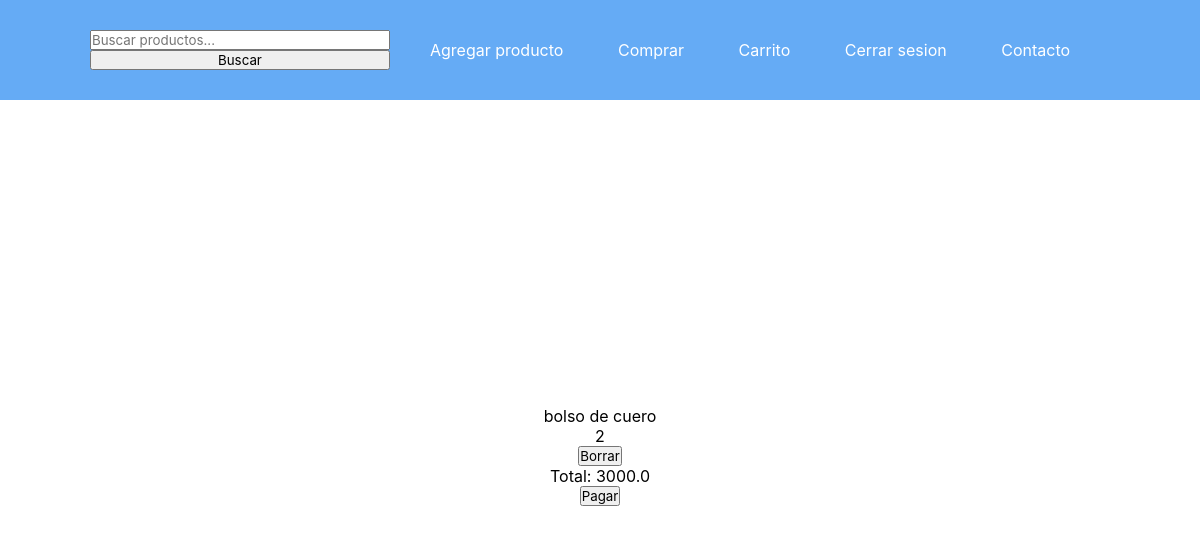
The app's page /cart/ (signed in), older data.
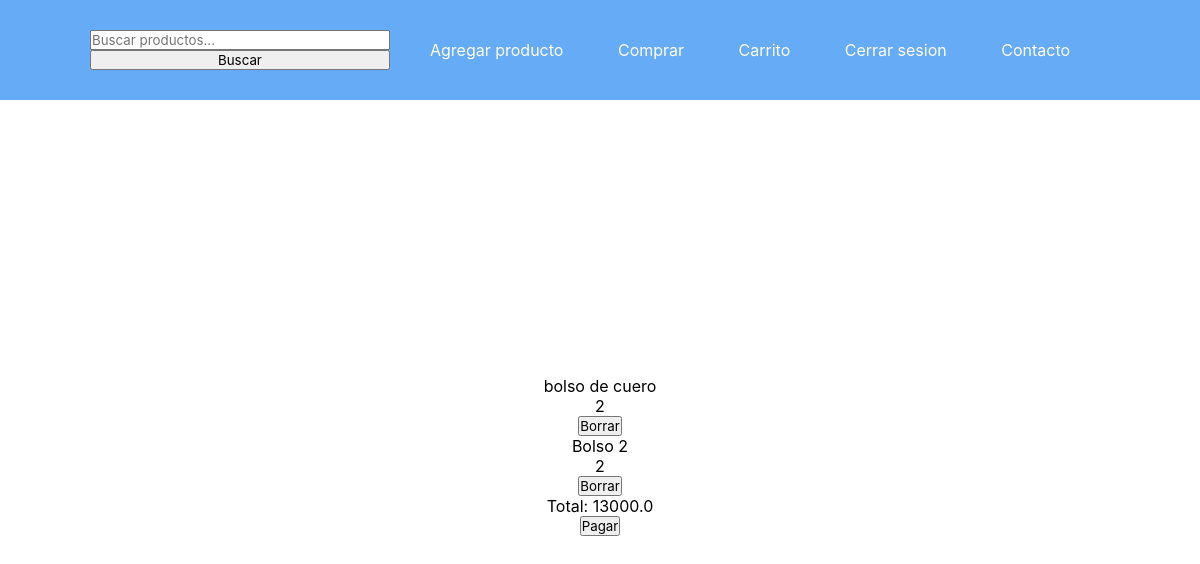
The same page, newer data.
### ecommerce/models.py (models this page shows, shortened)
class carrito(models.Model):
    nom_prod = models.TextField(max_length=200)
    cant_prod = models.IntegerField()
    precio_prod = models.FloatField()

### ecommerce/views.py (the view)
# urls.py: path('cart/', views.cart, name="cart"),
@login_required
def cart(request):
    total = 0
    prods = carrito.objects.all()
    for prod in prods:
        total += prod.precio_prod
    return render(request, 'addToCart.html',{
        'prods': prods,
        'total': total
    })

### ecommerce/templates/addToCart.html (shortened to what this page needs)
{% extends 'base.html' %}
{% load static %}
    {% block content %}
    <main>
        {% for prod in prods %}
            <p>{{prod.nom_prod}}</p>
            <p>{{prod.cant_prod}}</p>
            <form action="{% url 'deleteFromCart' prod.nom_prod %}" method="POST">
                <button>
                    Borrar
                </button>
            </form>
        {% endfor %}
        {% if total != 0%}
            <p>Total: {{total}}</p>
            <form action="{% url 'paypal' %}">
                <button>
                    Pagar
                </button>
            </form>
        {% else %}
            <h1>EL CARRITO ESTA VACIO</h1>
        {% endif %}
    </main>
    {% endblock content %}

Row changes from the older to the newer data that the page shows:
added carrito: nom_prod "Bolso 2", cant_prod "2"
Text that changed along with them:
{{ total }}: "3000.0" → "13000.0"
